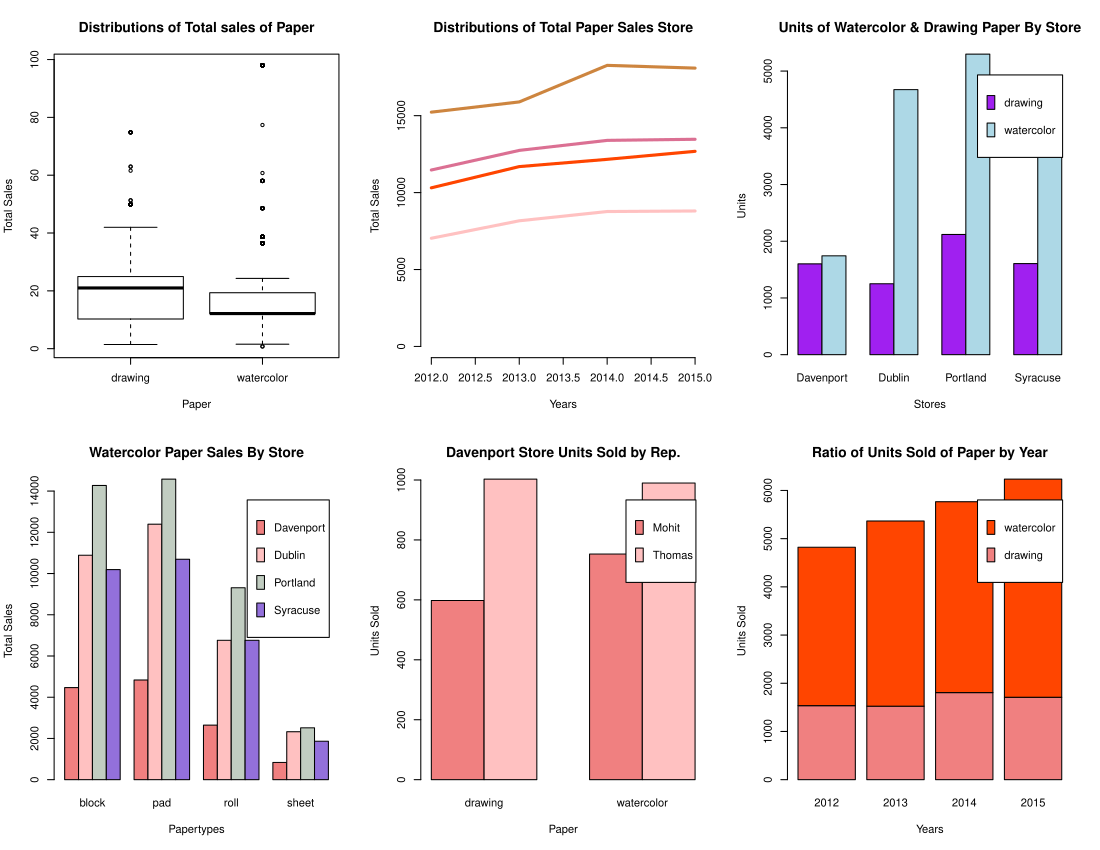

Write R code to recreate this figure.
# IST 719
# HW2
# Jessica O'Neal - ID: 955087195

artsales <- read.csv("~/School/Information Visualiztion IST 719/art.csv"
                     , header = TRUE
                     , stringsAsFactors = FALSE)

#1.	What are the distributions of total sales for water color and drawing papers? 
#Show this as a grouped boxplot (two boxplots in the same plot).

artsales$total.sale
artsales$paper

boxplot(artsales$total.sale ~ artsales$paper
        , xlab="Paper", ylab="Total Sales"
        , main = "Distributions of Total sales of Paper")
##

#2.	Are total sales growing for each store over the years covered in the dataset? 
#Show as a muli-line plot. Yes

S <- tapply(artsales$total.sale, list(artstore = artsales$store, artsales$year)
            , sum)
max.y = max(S)
z <- as.numeric(colnames(S))

plot(z, S[1,], xlab="Years", ylab="Total Sales", ylim = c(0, max.y), col = "rosybrown1"
     , lwd = 3, bty = "n", type = "l"
     , main = "Distributions of Total Paper Sales Store")
lines(z, S[2,], col = "orangered", lwd = 3)
lines(z, S[3,], col = "peru", lwd = 3)
lines(z, S[4,], col = "palevioletred", lwd = 3)

#3.How do the total units sold of water color and drawing paper differ by store? 
#Is one type of paper always outselling the other, or some different stores tend to sell more drawing paper and some more water color?

units.by.type.by.store <- tapply(artsales$units.sold
                                 , list(papercategory = artsales$paper
                                        , artstore = artsales$store)
                                 , sum)


barplot(units.by.type.by.store, beside = TRUE,col =c("purple", "lightblue")
        , legend.text = row.names(units.by.type.by.store)
        , xlab = "Stores", ylab = "Units"
        , main = "Units of Watercolor & Drawing Paper By Store")

#4.	Each paper (watercolor and drawing) has different subtypes. 
#For watercolor only, how are the total sales of the different paper 
#types (column is paper.type) similar or different for each store? 
#(hint: make a watercolor subset of the whole dataset, then show a
#grouped barchart using a matrix from tapply)

my.paper <- which(artsales$paper == "watercolor")

sales.by.type.by.papertype.and.store <-tapply(artsales$total.sale[my.paper]
                                     , list(artsales$store[my.paper]
                                            , artsales$paper.type[my.paper])
                                                       , sum)

barplot(sales.by.type.by.papertype.and.store, beside = TRUE
        , col =c("lightcoral", "rosybrown1", "honeydew3","mediumpurple")
        , legend.text = row.names(sales.by.type.by.papertype.and.store)
        , xlab = "Papertypes", ylab = "Total Sales"
        , main = "Watercolor Paper Sales By Store")


#5.	In the Davenport store, do the sales representatives 
#(column is 'rep') tend to sell the same amounts (units) of 
#water color and drawing paper? Yes in portion.

my.store <- which(artsales$store == "Davenport")

unitssold.by.store.and.rep <-tapply(artsales$units.sold[my.store]
                                              , list(artsales$rep[my.store]
                                                     , artsales$paper[my.store])
                                              , sum)

barplot(unitssold.by.store.and.rep, beside = TRUE
        , col =c("lightcoral", "rosybrown1")
        , legend.text = row.names(unitssold.by.store.and.rep)
        , xlab = "Paper", ylab = "Units Sold"
        , main = "Davenport Store Units Sold by Rep.")

#6. Over the years, does the ratio of units sold for watercolor
#and drawing paper stay the same? No.
#Is one growing while the other stays constant? Drawing fluctuates and watercolor keeps growning.

unitssold.of.paper.by.year <- tapply(artsales$units.sold, 
            list(papercategory = artsales$paper, artsales$year)
            , sum)

barplot(unitssold.of.paper.by.year
        , col =c("lightcoral", "orangered") 
        ,legend.text = row.names(unitssold.of.paper.by.year)
        , xlab="Years", ylab="Units Sold"
        , main = "Ratio of Units Sold of Paper by Year")
##
#All Graphs
par(mfrow = c(2,3))
boxplot(artsales$total.sale ~ artsales$paper
        , xlab="Paper", ylab="Total Sales"
        , main = "Distributions of Total sales of Paper")
plot(z, S[1,], xlab="Years", ylab="Total Sales", ylim = c(0, max.y), col = "rosybrown1"
     , lwd = 3, bty = "n", type = "l"
     , main = "Distributions of Total Paper Sales Store")
lines(z, S[2,], col = "orangered", lwd = 3)
lines(z, S[3,], col = "peru", lwd = 3)
lines(z, S[4,], col = "palevioletred", lwd = 3)
barplot(units.by.type.by.store, beside = TRUE,col =c("purple", "lightblue")
        , legend.text = row.names(units.by.type.by.store)
        , xlab = "Stores", ylab = "Units"
        , main = "Units of Watercolor & Drawing Paper By Store")
barplot(sales.by.type.by.papertype.and.store, beside = TRUE
        , col =c("lightcoral", "rosybrown1", "honeydew3","mediumpurple")
        , legend.text = row.names(sales.by.type.by.papertype.and.store)
        , xlab = "Papertypes", ylab = "Total Sales"
        , main = "Watercolor Paper Sales By Store")
barplot(unitssold.by.store.and.rep, beside = TRUE
        , col =c("lightcoral", "rosybrown1")
        , legend.text = row.names(unitssold.by.store.and.rep)
        , xlab = "Paper", ylab = "Units Sold"
        , main = "Davenport Store Units Sold by Rep.")
barplot(unitssold.of.paper.by.year
        , col =c("lightcoral", "orangered") 
        ,legend.text = row.names(unitssold.of.paper.by.year)
        , xlab="Years", ylab="Units Sold"
        , main = "Ratio of Units Sold of Paper by Year")
